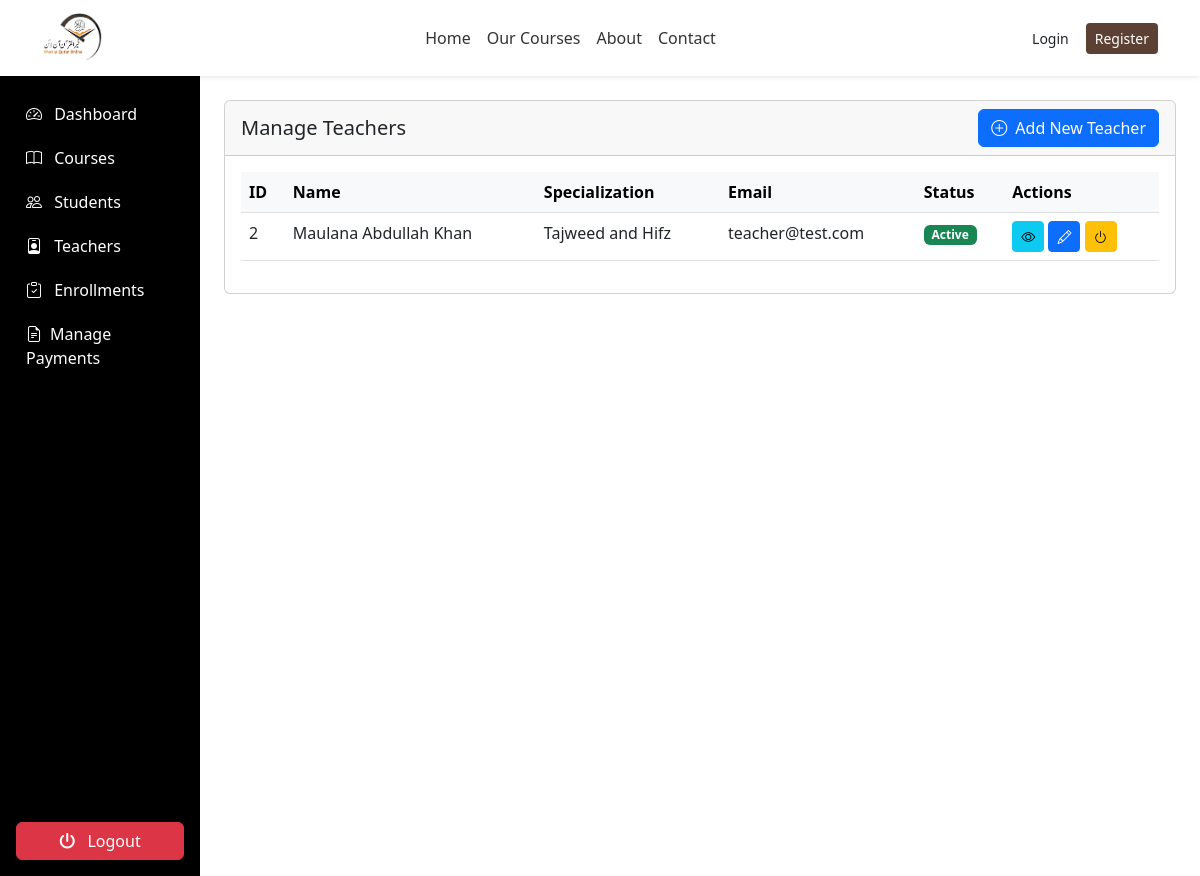
The app's page /admin/teachers/manage_teachers.php (signed in), older data.
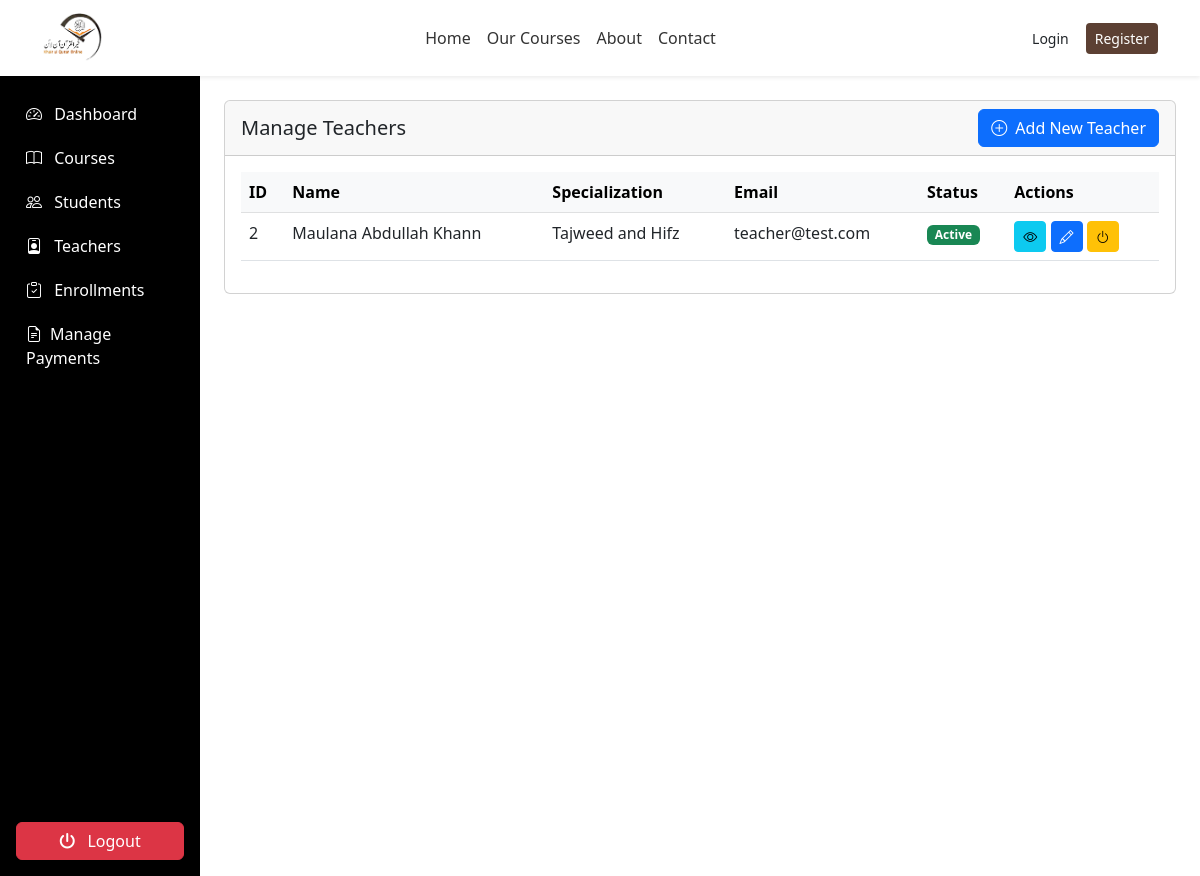
The same page, newer data.
### tables this page shows
CREATE TABLE `teachers` (
  `teacher_id` int(11) NOT NULL,
  `user_id` int(11) NOT NULL,
  `full_name` varchar(100) NOT NULL,
  `specialization` varchar(100) DEFAULT NULL,
  `bio` text DEFAULT NULL,
  `qualifications` text DEFAULT NULL,
  `contact_number` varchar(20) DEFAULT NULL,
  `profile_image` varchar(255) DEFAULT NULL
);

CREATE TABLE `users` (
  `user_id` int(11) NOT NULL,
  `username` varchar(50) NOT NULL,
  `email` varchar(100) NOT NULL,
  `password` varchar(255) NOT NULL,
  `role` enum('admin','teacher','student') NOT NULL,
  `status` tinyint(1) DEFAULT 1,
  `created_at` timestamp NOT NULL DEFAULT current_timestamp(),
  `last_login` datetime DEFAULT NULL,
  `reset_token` varchar(255) DEFAULT NULL,
  `token_expiry` datetime DEFAULT NULL
);

### admin/teachers/manage_teachers.php (the view, shortened to what this page needs)
<?php
require_once '../../includes/auth.php';
$teachers = $db->query("
    SELECT t.*, u.email, u.username, u.status
    FROM teachers t
    JOIN users u ON t.user_id = u.user_id
    ORDER BY t.full_name
")->fetchAll();
?>
<!DOCTYPE html>
<html lang="en">
<head>
    <?php include '../../includes/header.php'; ?>
</head>
<body>
   <div class="container-fluid">
  <div class="row">
    <nav class="col-md-2 d-none d-md-block p-0 bg-dark sidebar" id="sidebar">
      <?php include '../includes/sidebar.php'; ?>
    </nav>
        <main class="col-md-10 ms-sm-auto p-4">
            <div>
                <div class="card mb-4">
                    <div class="card-header d-flex justify-content-between align-items-center">
                        <h5 class="mb-0">Manage Teachers</h5>
                        <a href="add_teacher.php" class="btn btn-primary">
                            <i class="bi bi-plus-circle me-1"></i> Add New Teacher
                        </a>
                    </div>
                    <div class="card-body">
                        <div class="table-responsive">
                            <table class="table table-hover">
                                <thead class="table-light">
                                    <tr>
                                        <th>ID</th>
                                        <th>Name</th>
                                        <th>Specialization</th>
                                        <th>Email</th>
                                        <th>Status</th>
                                        <th>Actions</th>
                                    </tr>
                                </thead>
                                <tbody>
                                    <?php foreach ($teachers as $teacher): ?>
                                    <tr>
                                        <td><?= $teacher['teacher_id'] ?></td>
                                        <td><?= htmlspecialchars($teacher['full_name']) ?></td>
                                        <td><?= htmlspecialchars($teacher['specialization']) ?></td>
                                        <td><?= htmlspecialchars($teacher['email']) ?></td>
                                        <td>
                                            <span class="badge bg-<?= $teacher['status'] ? 'success' : 'danger' ?>">
                                                <?= $teacher['status'] ? 'Active' : 'Inactive' ?>
                                            </span>
                                        </td>
                                        <td>
                                            <a href="view_teacher.php?id=<?= $teacher['teacher_id'] ?>" class="btn btn-sm btn-info" title="View">
                                                <i class="bi bi-eye"></i>
                                            </a>
                                            <a href="edit_teacher.php?id=<?= $teacher['teacher_id'] ?>" class="btn btn-sm btn-primary" title="Edit">
                                                <i class="bi bi-pencil"></i>
                                            </a>
                                            <a href="?toggle_status=<?= $teacher['teacher_id'] ?>" class="btn btn-sm btn-<?= $teacher['status'] ? 'warning' : 'success' ?>" title="<?= $teacher['status'] ? 'Deactivate' : 'Activate' ?>" onclick="return confirm('Are you sure?')">
                                                <i class="bi bi-power"></i>
                                            </a>
                                        </td>
                                    </tr>
                                    <?php endforeach; ?>
                                </tbody>
                            </table>
                        </div>
                    </div>
                </div>
            </div>
                                    </main>
        </div>
    </div>
</body>
</html>

Row changes from the older to the newer data that the page shows:
changed teachers "Tajweed and Hifz": full_name "Maulana Abdullah Khan" → "Maulana Abdullah Khann"
